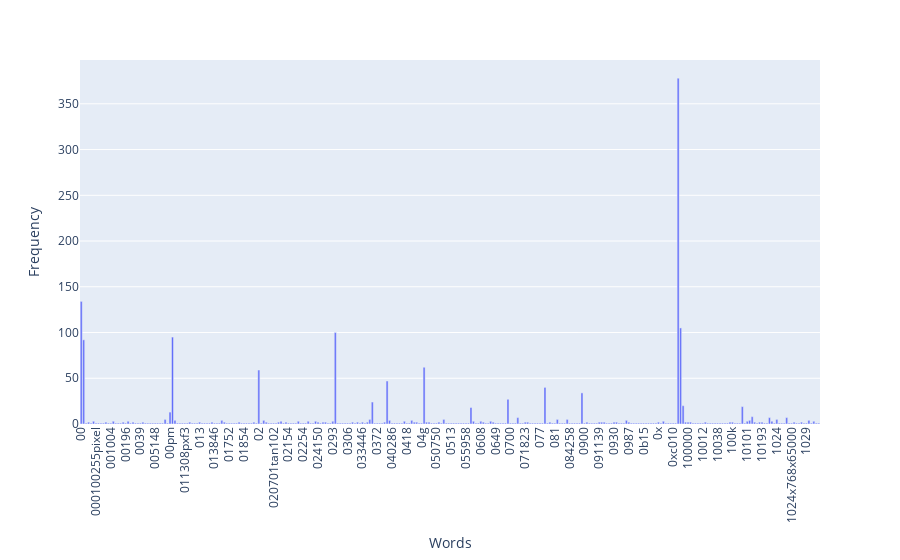

Source (notebook cell):
### Code cell
import plotly.express as px

# 取得前 300 個詞彙和其詞頻
words = count_vect.get_feature_names_out()[:300]
frequencies = term_frequencies[:300]

# 使用 plotly 繪製長條圖
fig = px.bar(x=words, y=frequencies, labels={'x': 'Words', 'y': 'Frequency'})
fig.update_layout(xaxis_tickangle=-90)  # 將 x 軸標籤旋轉 90 度
fig.show()

### Figure 1 — Plotly figure (JSON) as saved in the notebook; plotly's stock layout.template omitted (floating-point values rounded to 4 significant figures; data arrays with more than 128 entries replaced by an {"elided": "..."} marker saying what was removed)
{"data": [{"alignmentgroup": "True", "hovertemplate": "Words=%{x}<br>Frequency=%{y}<extra></extra>", "legendgroup": "", "marker": {"color": "#636efa", "pattern": {"shape": ""}}, "name": "", "offsetgroup": "", "orientation": "v", "showlegend": false, "textposition": "auto", "type": "bar", "x": {"elided": "300 str values"}, "xaxis": "x", "y": {"elided": "300 int values"}, "yaxis": "y"}], "layout": {"autosize": true, "barmode": "relative", "legend": {"tracegroupgap": 0}, "margin": {"t": 60}, "xaxis": {"anchor": "y", "autorange": true, "domain": [0, 1], "range": [-0.5, 299.5], "tickangle": -90, "title": {"text": "Words"}, "type": "category"}, "yaxis": {"anchor": "x", "autorange": true, "domain": [0, 1], "range": [0, 397.9], "title": {"text": "Frequency"}, "type": "linear"}}}
